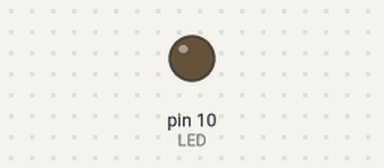
Bench run of a sketch on a simulated Arduino Uno, built with avr-gcc and run on an emulated ATmega328P. Shown: output pins drawn as LEDs (lit = HIGH).

Above: at 2.1 s.
At 6.9 s:
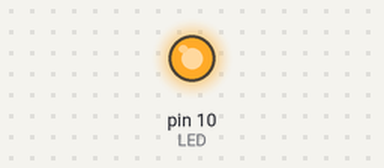
Timing chart, 0 to 7.4 s (numbered marks = the images above):
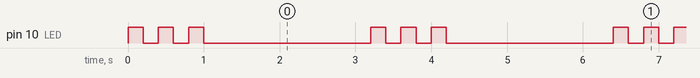

The sketch:

0010_SOS_v001.ino
```cpp
int LED = 10;

int timeunit = 200;

void setup() {
  // put your setup code here, to run once:
  pinMode(LED, OUTPUT);
}

void loop() {
  // put your main code here, to run repeatedly:
  dot();
  dot();
  dot();
  delay(10*timeunit);
}

void morse_S() {
// send <dot><dot><dot>
}

void morse_O() {
// send <dash><dash><dash>
}

void dot() {
  digitalWrite(LED, true);
  delay(timeunit);
  digitalWrite(LED, false);
  delay(timeunit);
}

void dash() {
}
```

Measured:
- by itself, pin 10 (LED): repeats every 3.2 s: 2 × (LOW 0.20 s, HIGH 0.20 s), LOW 2.2 s, HIGH 0.20 s
- by itself, everything shown: repeats every 3.2 s, in 6 steps
